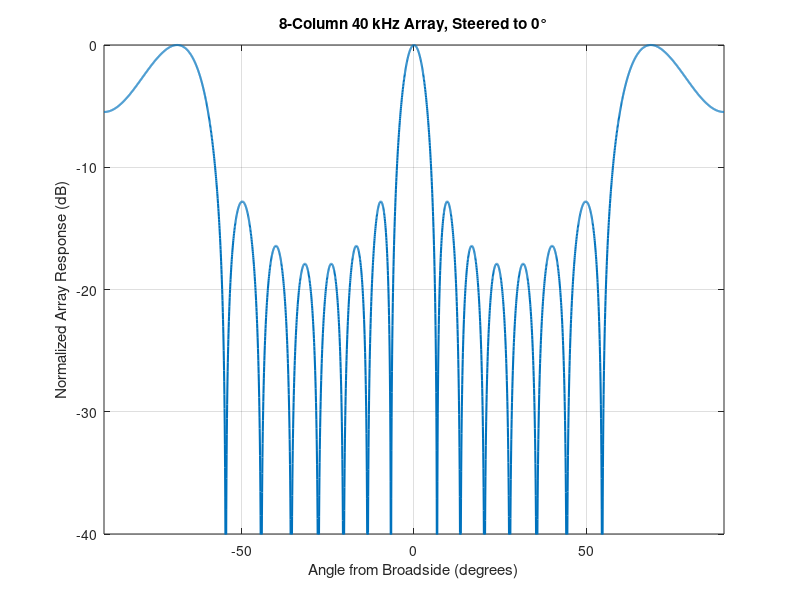
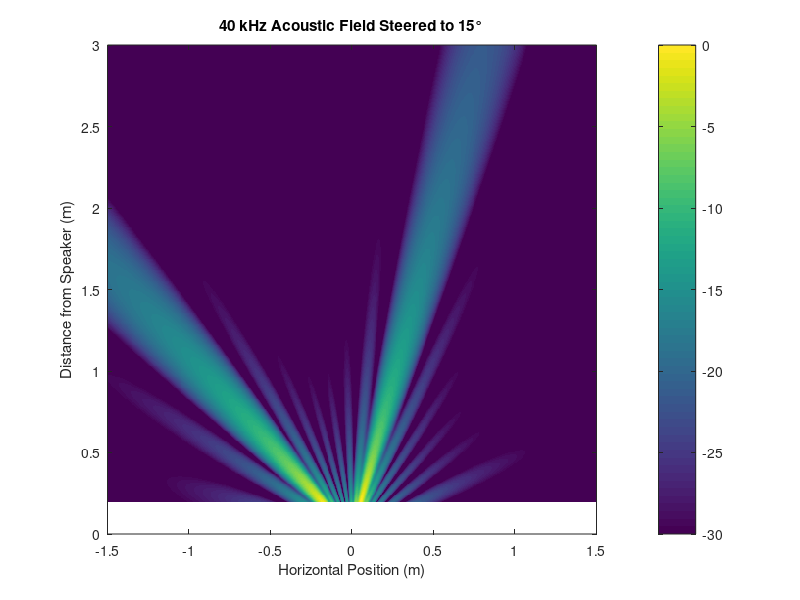

Write MATLAB code to recreate these figures, in order. (Note: this script raises an error after producing the figures.)
%% Ultrasonic Beamforming Simulation
clear; close all; clc;

%% Physical parameters
c = 343;            % Speed of sound [m/s]
f0 = 40e3;          % Ultrasonic carrier [Hz]
lambda = c/f0;      % Wavelength [m]
k = 2*pi/lambda;    % Wavenumber [rad/m]

fprintf('Wavelength at 40 kHz = %.2f mm\n', lambda*1000);

%% Array parameters
N = 8;              % Number of independently controlled columns
d = 9.2e-3;         % Column spacing [m]

% Center the array at x = 0
x = ((0:N-1) - (N-1)/2)*d;

%% Desired steering angle
theta0_deg = 0;
theta0 = deg2rad(theta0_deg);

%% Phase required for each column
phi = -k*x*sin(theta0);

fprintf('\nColumn phases for steering to %.1f degrees:\n',theta0_deg);
disp(rad2deg(phi));

%% Observation angles
theta_deg = -90:0.05:90;
theta = deg2rad(theta_deg);

%% Calculate array factor
AF = zeros(size(theta));

for ii = 1:length(theta)

    AF(ii) = sum(exp(1j*( ...
        k*x*sin(theta(ii)) + phi)));

end

%% Normalize
AF_mag = abs(AF);
AF_mag = AF_mag/max(AF_mag);

AF_dB = 20*log10(AF_mag + eps);

%% Plot
figure;
plot(theta_deg,AF_dB,'LineWidth',1.5);

xlabel('Angle from Broadside (degrees)');
ylabel('Normalized Array Response (dB)');
title(sprintf('%d-Column 40 kHz Array, Steered to %d°', ...
    N,theta0_deg));

grid on;
ylim([-40 0]);
xlim([-90 90]);

%% 2-D acoustic field map

theta0_deg = 15;
theta0 = deg2rad(theta0_deg);

phi = -k*x*sin(theta0);

% Room coordinates
xField = linspace(-1.5,1.5,500);
yField = linspace(0.2,3,500);

[X,Y] = meshgrid(xField,yField);

P = zeros(size(X));

for n = 1:N

    r = sqrt((X-x(n)).^2 + Y.^2);

    P = P + ...
        exp(1j*phi(n)) .* ...
        exp(-1j*k*r) ./ r;

end

P_dB = 20*log10(abs(P)/max(abs(P(:))) + eps);

figure;

imagesc(xField,yField,P_dB);

axis xy;
axis equal;
xlim([-1.5 1.5]);
ylim([0 3]);

colorbar;
caxis([-30 0]);

xlabel('Horizontal Position (m)');
ylabel('Distance from Speaker (m)');
title(sprintf('40 kHz Acoustic Field Steered to %d°', ...
    theta0_deg));

yline(-6,'--','-6 dB Beam Boundary');
xline(theta0_deg,'--','Desired Steering Angle');
